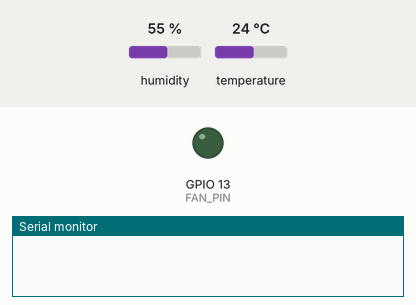
This program was run on a simulated ESP32. On the bench: output pins drawn as LEDs (lit = HIGH), the last lines printed to the serial monitor. Inputs (shaded band) come from the test bench; at power-on: temperature 24 °C, humidity 55 %. WiFi joins after 1.5 s; servers stay silent unless stated.

Above: at 3.0 s.
3.1 s: temperature set to 29.5 °C
5.3 s: temperature set to 30.9 °C
At 7.0 s:
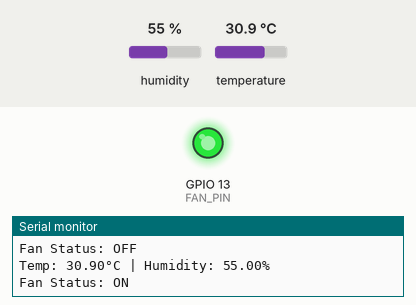
7.3 s: temperature set to 12 °C
At 8.5 s:
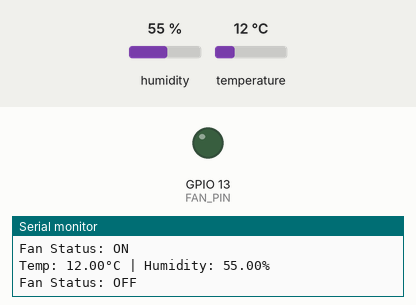
9.3 s: temperature set to 33 °C
At 10.1 s:
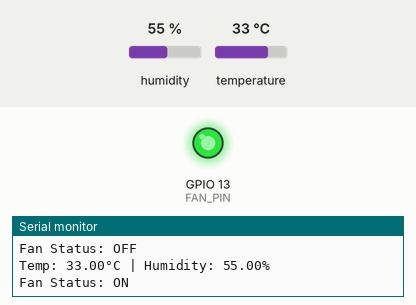
Timing chart, 0 to 12.3 s (numbered marks = the images above; inputs shaded):
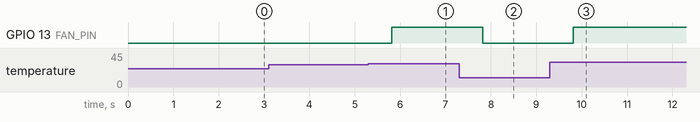

The program:

main.cpp
```cpp
#define BLYNK_TEMPLATE_ID "TMPL3k3svVwwW"
#define BLYNK_TEMPLATE_NAME "Smart Temp Monitor"
#define BLYNK_AUTH_TOKEN "jsa9ToD2x8PAu5nGOGFNc-p_lfa6AQ7W"

#define BLYNK_PRINT Serial
#include <WiFi.h>
#include <WiFiClient.h>
#include <BlynkSimpleEsp32.h>
#include <DHTesp.h>

char auth[] = BLYNK_AUTH_TOKEN;
char ssid[] = "Wokwi-GUEST"; // Wokwi virtual Wi-Fi
char pass[] = "";            // No password

DHTesp dht;
BlynkTimer timer;

const int DHT_PIN = 15;
const int FAN_PIN = 13;

void sendSensorData() {
  float humidity = dht.getHumidity();
  float temperature = dht.getTemperature();

  if (isnan(humidity) || isnan(temperature)) {
    Serial.println("Failed to read from DHT sensor!");
    return;
  }

  // Send to Blynk Virtual Pins
  Blynk.virtualWrite(V0, temperature);
  Blynk.virtualWrite(V1, humidity);

  Serial.print("Temp: ");
  Serial.print(temperature);
  Serial.print("°C | Humidity: ");
  Serial.print(humidity);
  Serial.println("%");

  // Fan Control Logic
  if (temperature > 30.0) {
    digitalWrite(FAN_PIN, HIGH);
    Blynk.virtualWrite(V2, "ON"); // Send fan status to Blynk
    Serial.println("Fan Status: ON");
  } else {
    digitalWrite(FAN_PIN, LOW);
    Blynk.virtualWrite(V2, "OFF"); // Send fan status to Blynk
    Serial.println("Fan Status: OFF");
  }
}

void setup() {
  Serial.begin(115200);
  pinMode(FAN_PIN, OUTPUT);

  dht.setup(DHT_PIN, DHTesp::DHT22);
  Blynk.begin(auth, ssid, pass);

  // Read sensor every 2 seconds
  timer.setInterval(2000L, sendSensorData);
}

void loop() {
  Blynk.run();
  timer.run();
}
```

Measured:
- the behaviour switches between 30 and 30.1 °C on temperature (found by bisection; images 0 and 1)
- after the input at 5.3 s, GPIO 13 (FAN_PIN): LOW → HIGH after 0.51 s
- after the input at 7.3 s, GPIO 13 (FAN_PIN): HIGH → LOW after 0.52 s
- after the input at 9.3 s, GPIO 13 (FAN_PIN): LOW → HIGH after 0.51 s
